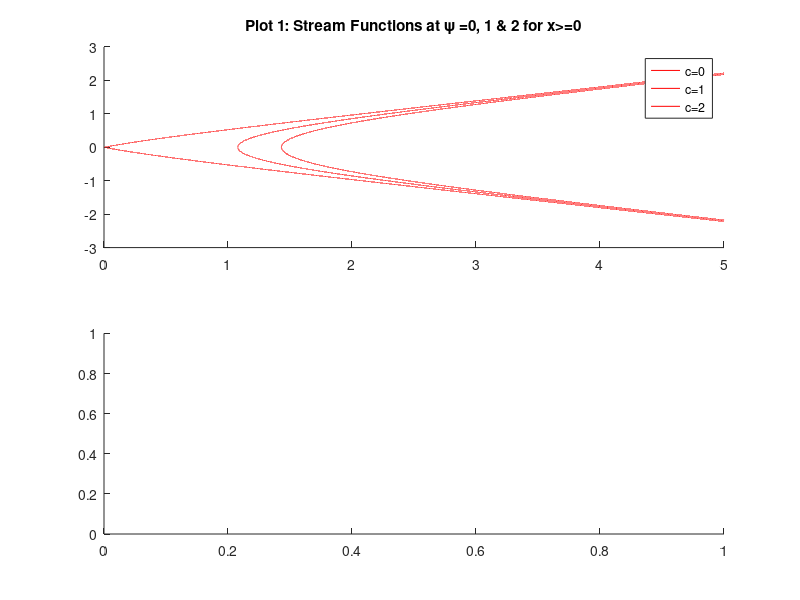

This chart was generated by the following MATLAB code: (Note: this script raises an error after producing the figure.)
x=linspace(0,5,100000);
subplot(2,1,1);
hold on
for i=0:2
   at=sqrt((x.^3/3 + (x.^2/2)-i)./(x.*2+1));
   idxt = (at==real(at)); 
   plot(x(idxt),at(idxt),'-r');
   plot(x(idxt),-at(idxt),'-r'); 
end
title('Plot 1: Stream Functions at \psi =0, 1 & 2 for x>=0');
lgd=legend('c=0','c=1','c=2');
hold off
subplot(2,1,2);
[x,y] = meshgrid(-5:5);
u = 4.*y.*x+2.*y;
v = x.*x+x-2*y.^2;
l = streamslice(x,y,u,v,2);
title('Plot 2: Streamlines')
axis tight
